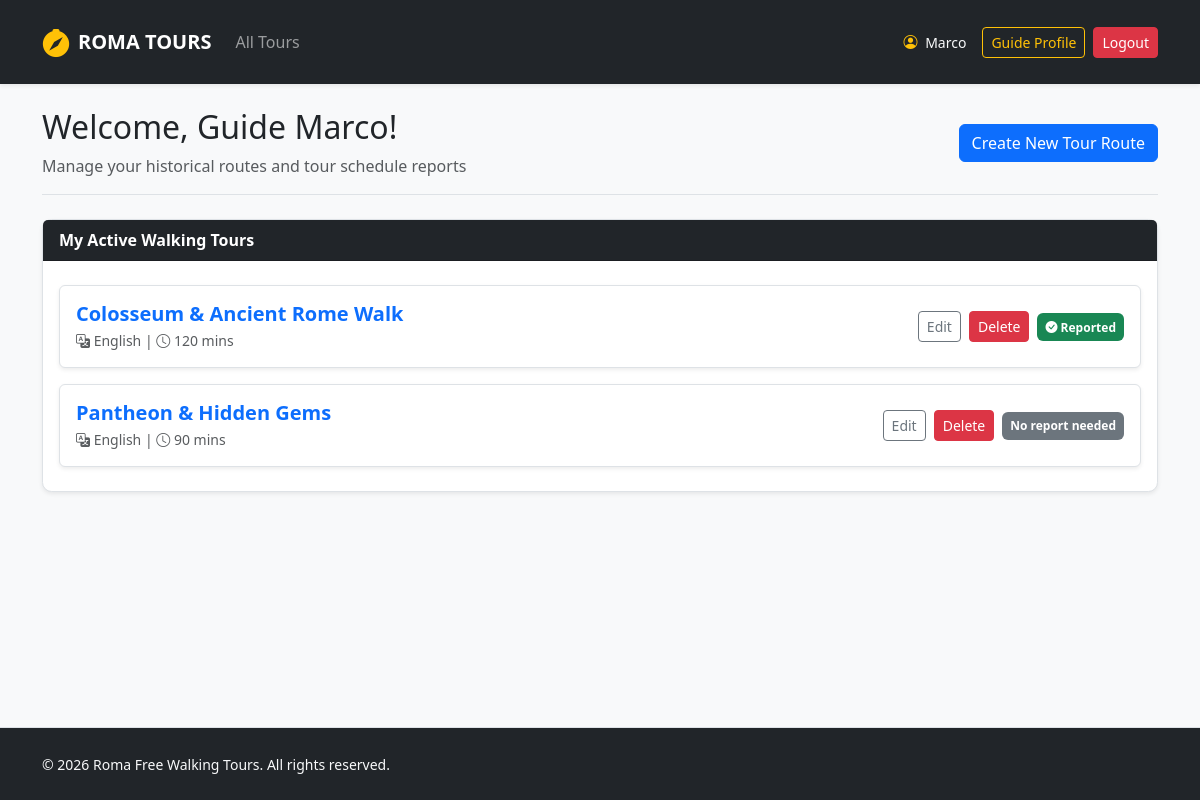
Page /guide/profile (signed in) on the earlier database version.
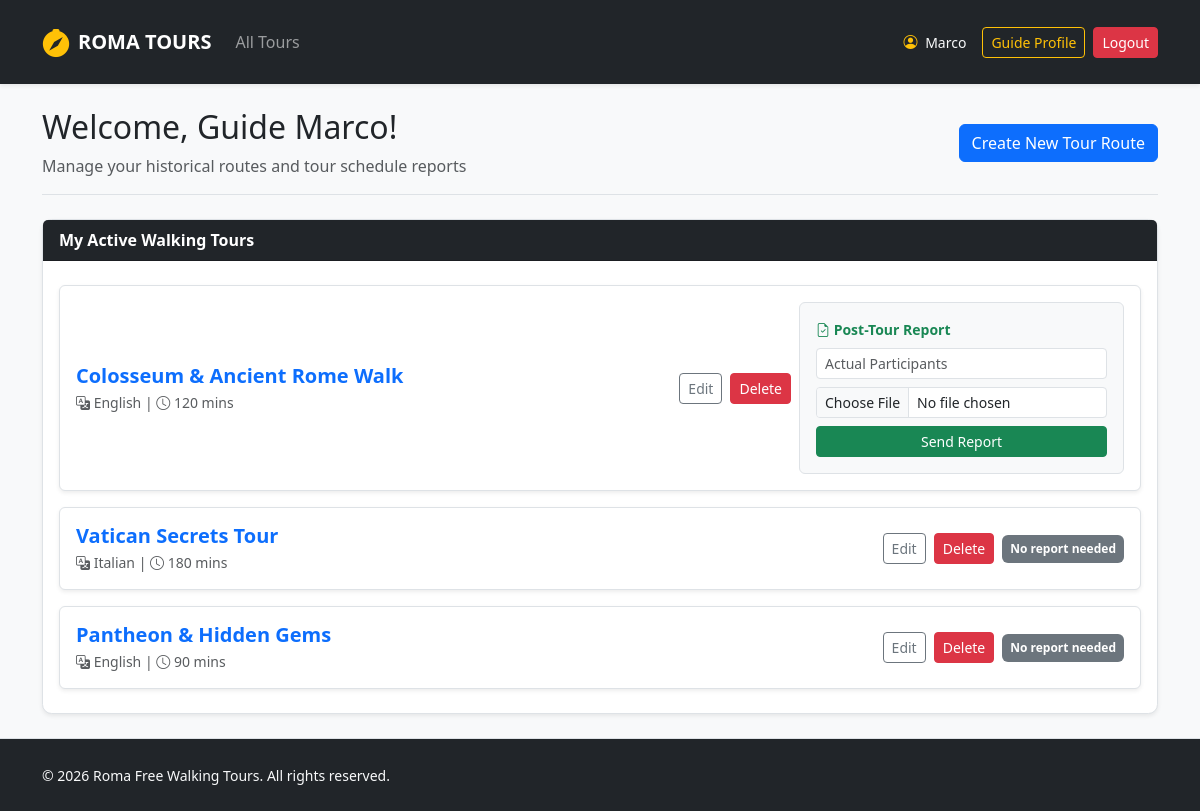
Same page on the later database version.
### tables this page shows
CREATE TABLE tours (
            id INTEGER PRIMARY KEY AUTOINCREMENT,
            guide_id INTEGER NOT NULL,
            title TEXT NOT NULL,
            meeting_point TEXT NOT NULL,
            duration INTEGER NOT NULL,
            language TEXT NOT NULL,
            max_participants INTEGER NOT NULL,
            description TEXT NOT NULL,
            stops TEXT NOT NULL,
            photos TEXT NOT NULL,
            FOREIGN KEY (guide_id) REFERENCES users(id) ON DELETE CASCADE
        );

### routes/auth_routes.py (the view)
@auth_bp.route("/guide/profile")
@login_required
@guide_required
def profile_guide():
    from dao.tours_dao import get_tours_by_guide_id
    my_tours = get_tours_by_guide_id(current_user.id)
    reportable_tours = tours_dao.get_past_tours_with_reservations(current_user.id)
    return render_template("profile_guide.html", tours=my_tours, reportable_tours=reportable_tours)

### app.py (called while the page is built)
@login_manager.user_loader
def load_user(user_id):
    db_user = get_user_by_id(user_id)
    if db_user:
        return User(
            id=db_user["id"], name=db_user["name"], surname=db_user["surname"],
            email=db_user["email"], role=db_user["role"], languages=db_user["languages"]
        )
    return None

### dao/tours_dao.py (called while the page is built)
def get_tours_by_guide_id(p_guide_id):
    query = """
        SELECT t.*, CASE WHEN tr.id IS NOT NULL THEN 1 ELSE 0 END as is_reported
        FROM tours t
        LEFT JOIN tour_reports tr ON t.id = tr.tour_id
        WHERE t.guide_id = ?
    """
    conn = sqlite3.connect(DB_FILE_PATH)
    conn.row_factory = sqlite3.Row
    cursor = conn.cursor()
    cursor.execute(query, (p_guide_id,))
    tours = cursor.fetchall()
    cursor.close()
    conn.close()
    return tours

### dao/users_dao.py (called while the page is built)
def get_user_by_id(p_id):
    query = "SELECT * FROM users WHERE id = ?"
    conn = sqlite3.connect("roma_tours.db")
    conn.row_factory = sqlite3.Row
    cursor = conn.cursor()
    cursor.execute(query, (p_id,))
    db_user = cursor.fetchone()
    cursor.close()
    conn.close()
    return db_user

### templates/profile_guide.html (shortened to what this page needs)
{% extends 'base.html' %}
{% block content %}
<div class="col-12">
  <div class="d-flex flex-wrap justify-content-between align-items-center mb-4 border-bottom pb-3">
    <div>
      <h2>Welcome, Guide {{ current_user.name }}!</h2>
      <p class="text-muted mb-0">Manage your historical routes and tour schedule reports</p>
    </div>
    <a href="{{ url_for('guide.new_tour') }}" class="btn btn-primary">Create New Tour Route</a>
  </div>
  <div class="card shadow-sm border mb-4">
    <div class="card-header bg-dark text-white fw-bold">My Active Walking Tours</div>
    <div class="card-body py-4">
      {% if tours %}
        <div class="list-group gap-3">
          {% for tour in tours %}
            <div class="list-group-item d-flex justify-content-between align-items-center rounded border shadow-sm p-3">
              <div>
                <h5 class="mb-1 fw-bold text-primary">{{ tour.title }}</h5>
                <p class="mb-0 text-muted small">
                  <i class="bi bi-translate"></i> {{ tour.language }} |
                  <i class="bi bi-clock"></i> {{ tour.duration }} mins
                </p>
              </div>
              <div class="d-flex gap-2 align-items-center">
                <a href="{{ url_for('guide.edit_tour', tour_id=tour.id) }}" class="btn btn-sm btn-outline-secondary">Edit</a>
                <form action="{{ url_for('guide.delete_tour', tour_id=tour.id) }}" method="POST" class="d-inline">
                  <button type="submit" class="btn btn-sm btn-danger" onclick="return confirm('Are you sure you want to delete this tour?')">
                    Delete
                  </button>
                </form>
                {% if reportable_tours and tour.id in reportable_tours|map(attribute='id') %}
                  {% if tour.is_reported %}
                    <span class="badge bg-success p-2 w-100"><i class="bi bi-check-circle-fill"></i> Reported</span>
                  {% else %}
                    <form action="{{ url_for('guide.submit_report', tour_id=tour.id) }}" method="POST" enctype="multipart/form-data" class="border p-3 rounded bg-light" style="min-width: 240px;">
                      <span class="d-block mb-2 small fw-bold text-success"><i class="bi bi-file-earmark-check"></i> Post-Tour Report</span>
                      <input type="number" name="actual_participants" placeholder="Actual Participants" required class="form-control form-control-sm mb-2" min="0">
                      <input type="file" name="report_photo" class="form-control form-control-sm mb-2" accept="image/*" required>
                      <button type="submit" class="btn btn-sm btn-success w-100">Send Report</button>
                    </form>
                  {% endif %}
                {% else %}
                  {% if tour.is_reported %}
                    <span class="badge bg-success p-2 w-100"><i class="bi bi-check-circle-fill"></i> Reported</span>
                  {% else %}
                    <span class="badge bg-secondary p-2">No report needed</span>
                  {% endif %}
                {% endif %}
              </div>
            </div>
          {% endfor %}
        </div>
      {% else %}
        <div class="text-center py-4 text-muted">
          <i class="bi bi-map fs-2 mb-2 d-block text-secondary"></i>
          <p class="mb-0 small">No custom tour routes created yet. Click the button above to start your first tour!</p>
        </div>
      {% endif %}
    </div>
  </div>
</div>
{% endblock %}

Differences in the rows shown:
changed tours "Colosseum & Ancient Rome Walk": text "Reported" → "Post-Tour Report Send Report"
added tours: title "Vatican Secrets Tour", language "Italian", duration "180", shows "No report needed"
